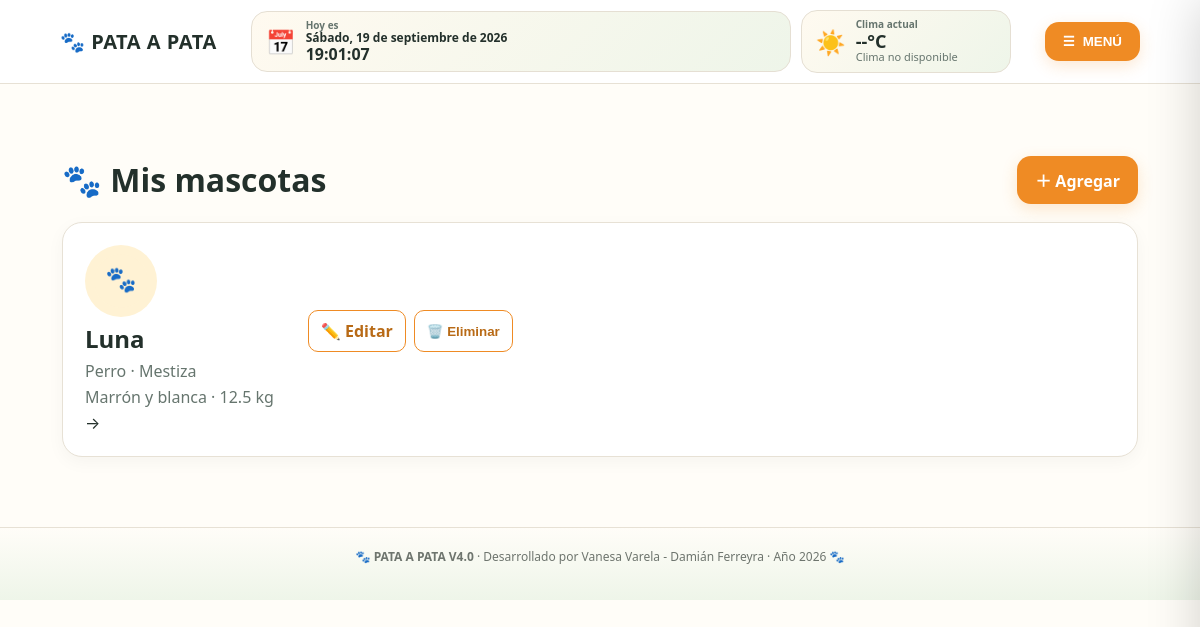
Screenshot of /mascotas (signed in) with the database file from the repository.
### tables this page shows
CREATE TABLE mascotas (
        id INTEGER PRIMARY KEY AUTOINCREMENT,
        usuario_id INTEGER NOT NULL,
        nombre TEXT NOT NULL,
        especie TEXT NOT NULL,
        raza TEXT,
        sexo TEXT,
        nacimiento TEXT,
        color TEXT,
        peso REAL,
        castrado TEXT,
        observaciones TEXT,
        foto TEXT DEFAULT 'mascota.svg', veterinario_cabecera TEXT, veterinario_cabecera_telefono TEXT,
        FOREIGN KEY(usuario_id) REFERENCES usuarios(id) ON DELETE CASCADE
    );

### app.py (the view)
@app.route("/mascotas")
@login_required
def mascotas():
    conn = get_db()
    rows = conn.execute("SELECT * FROM mascotas WHERE usuario_id=? ORDER BY nombre",
                        (session["user_id"],)).fetchall()
    conn.close()
    return render_template("mascotas.html", mascotas=rows)

### app.py (called while the page is built)
def get_db():
    conn = sqlite3.connect(DB_PATH)
    conn.row_factory = sqlite3.Row
    conn.execute("PRAGMA foreign_keys = ON")
    return conn

def login_required(fn):
    @wraps(fn)
    def wrapper(*args, **kwargs):
        if "user_id" not in session:
            flash("Tenés que iniciar sesión para continuar.", "warning")
            return redirect(url_for("login", next=request.path))
        return fn(*args, **kwargs)
    return wrapper

def current_user():
    if "user_id" not in session:
        return None
    conn = get_db()
    u = conn.execute("SELECT * FROM usuarios WHERE id=?", (session["user_id"],)).fetchone()
    conn.close()
    return u

@app.context_processor
def inject_globals():
    return {
        "current_user": current_user(),
        "instagram_url": INSTAGRAM_URL,
        "is_admin": bool(session.get("is_admin")),
    }

### templates/mascotas.html
{% extends "base.html" %}{% block title %}Mis mascotas{% endblock %}{% block content %}
<div class="page-head"><h1>🐾 Mis mascotas</h1><a class="primary" href="{{url_for('nueva_mascota')}}">＋ Agregar</a></div>
<div class="cards">{% for m in mascotas %}<div class="card pet-row"><a href="{{url_for('mascota',mascota_id=m.id)}}"><img src="{% if m.foto=='mascota.svg' %}{{url_for('static',filename='img/mascota.svg')}}{% else %}{{url_for('static',filename='uploads/'+m.foto)}}{% endif %}"><div><h2>{{m.nombre}}</h2><p>{{m.especie}}{% if m.raza %} · {{m.raza}}{% endif %}</p><p>{{m.color or 'Sin color indicado'}} · {{m.peso or '—'}} kg</p></div><span>→</span></a><div style="display:flex;gap:8px;padding:0 16px 16px;flex-wrap:wrap"><a class="outline" href="{{url_for('editar_mascota',mascota_id=m.id)}}">✏️ Editar</a><form method="post" action="{{url_for('eliminar_mascota',mascota_id=m.id)}}" onsubmit="return confirm('¿Estás seguro de que querés eliminar esta mascota? También se eliminarán sus registros sanitarios. Esta acción no se puede deshacer.');"><button class="outline" type="submit">🗑️ Eliminar</button></form></div></div>{% else %}<div class="empty">Todavía no agregaste mascotas.</div>{% endfor %}</div>
{% endblock %}

### static/css/style.css (style rules this page uses)
:root { --ink:#23302b;--muted:#66756e;--paper:#fffdf8;--line:#e7e1d5;--accent:#ef8b24;--green:#4e8d62;--danger:#d93e3e;--shadow:0 14px 40px rgba(43,50,42,.10) }
* { box-sizing:border-box }
body { margin:0;font-family:system-ui,-apple-system,Segoe UI,Arial,sans-serif;color:var(--ink);background:var(--paper) }
a { text-decoration:none;color:inherit }
.menu-btn,.primary { border:0;background:var(--accent);color:white;border-radius:14px;padding:12px 18px;font-weight:800;cursor:pointer;box-shadow:0 5px 16px rgba(239,139,36,.2) }
.page-head { display:flex;align-items:center;justify-content:space-between;gap:20px;margin:38px 0 18px }
.page-head h1,.page-head h2 { margin:0 }
.pet-card img,.pet-row img { width:72px;height:72px;border-radius:50%;background:#fff2d4;padding:8px;object-fit:cover }
.cards { display:grid;gap:14px }
.card,.section-card,.form-card,.event-card,.post { background:#fff;border:1px solid var(--line);border-radius:20px;padding:22px;box-shadow:0 5px 18px rgba(0,0,0,.04) }
.pet-row { display:flex;align-items:center;gap:18px }
.pet-row h2 { margin:0 0 5px }
.pet-row p { margin:4px 0;color:var(--muted) }
form { display:grid;gap:8px }
.outline { border:1px solid var(--accent);background:white;color:#b86a16;border-radius:10px;padding:9px 12px;font-weight:800;cursor:pointer }

### rows the page displays
mascotas: nombre "Luna", especie "Perro", raza "Mestiza", color "Marrón y blanca", peso "12.5"
